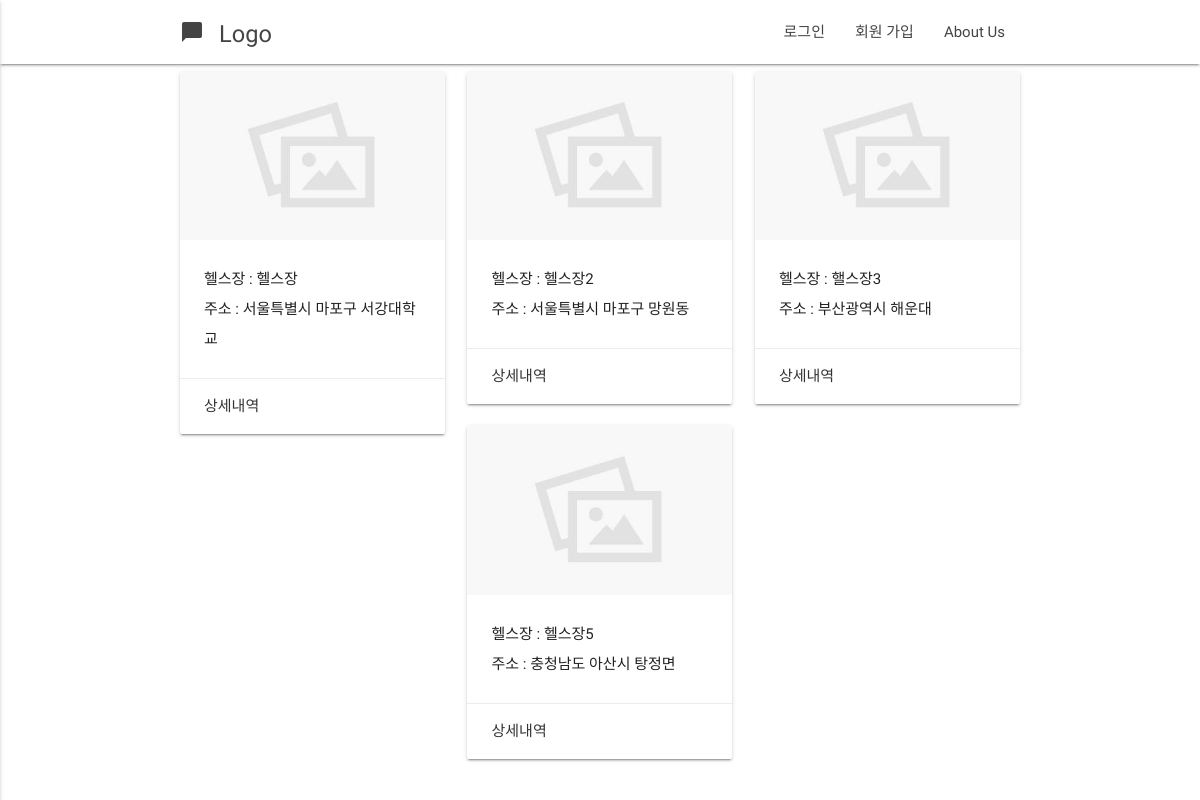
Before: /healthclub/list/ with the older database file.
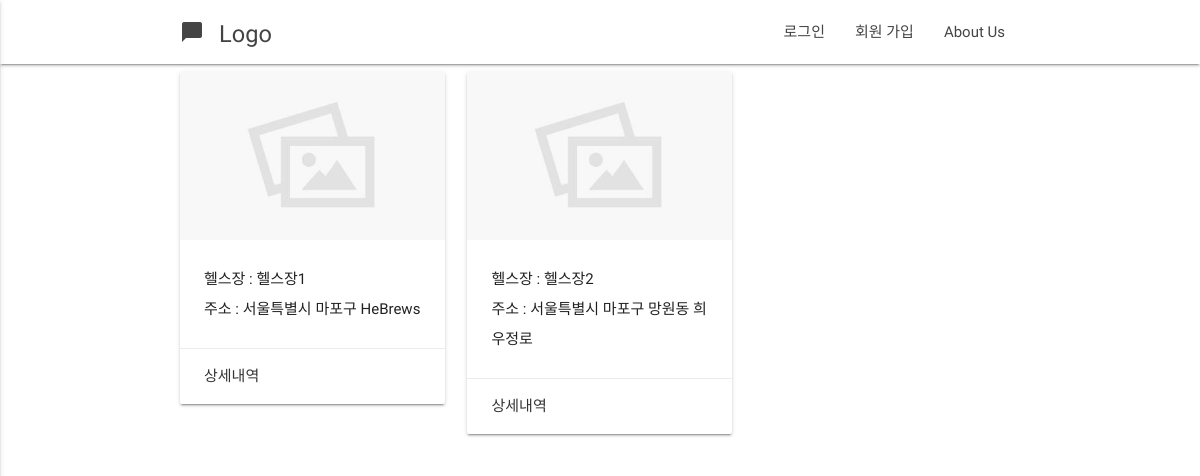
After: the same page with the newer database file.
### healthclub/models.py (models this page shows, shortened)
class HealthClub(models.Model):
    name      = models.CharField(max_length = 120)
    address   = models.CharField(max_length = 200)
    master    = models.ForeignKey(User)
    photo     = models.ImageField(blank=True)
    member    = models.IntegerField(default = 0)
    price1    = models.IntegerField(default = 0, blank = True)
    price2    = models.IntegerField(default = 0, blank = True)
    price3    = models.IntegerField(default = 0, blank = True)
    price6    = models.IntegerField(default = 0, blank = True)
    price12   = models.IntegerField(default = 0, blank = True)
    detail   = models.CharField(max_length = 1000, blank = True)
    timestamp = models.DateTimeField(auto_now=True)
    updated = models.DateTimeField(auto_now_add=True)

### healthclub/views.py (the view)
class HealthClubListView(ListView):
    def get_queryset(self):
        return HealthClub.objects.all().order_by('updated')

### healthclub/templates/healthclub/healthclub_list.html (shortened to what this page needs)
{% extends "base.html"  %}
{% load staticfiles %}
{%block content%}
<div class="container">
    <div class="col s12 m4">
        <div class="row">
            {% for obj in object_list %}
            <div class="col s12 m4">
              <div class="card">
                <div class="card-image">
                  {% if obj.photo %}
                  <img src="{{obj.photo.url}}">
                  {%else%}
                  <img src="{% static 'images/default_image.jpg' %}">
                  {% endif %}
                    </div>
                    <div class="card-content">
                      <p>헬스장 : {{obj.name}}</p>
                      <p>주소 : {{obj.address}}</p>
                    </div>
                    <div class="card-action">
                  <a href="{% url 'healthclub:detail' pk=obj.id %}">상세내역</a>
                </div>
              </div>
            </div>
             {% endfor %}
        </div>
    </div>
</div>
{%endblock content%}

### templates/base.html (shortened to what this page needs)
{% load staticfiles %}
<!DOCTYPE html>
<html lang="en">
<head>
  <link href="{% static 'css/materialize.css' %}" type="text/css" rel="stylesheet" media="screen,projection"/>
  <link href="{% static 'css/style.css' %}" type="text/css" rel="stylesheet" media="screen,projection"/>
</head>
<body>
    <nav class="white" role="navigation" >
    <div class="nav-wrapper container">
      <a id="logo-container" href="/" class="brand-logo"> <small>Logo</small><i class="large material-icons">chat_bubble</i></a>
      <ul class="right hide-on-med-and-down">
        {% if request.user.is_anonymous %}
        <li><a href="/login">로그인</a></li>
        <li><a href="/register">회원 가입</a></li>
        <li><a href="/">About Us</a></li>
        {% elif request.user.profile.is_health_master %}
        <li><a href="/">고객 현황</a></li>
        <li><a href="/healthclub/create">헬스장 등록 / 정보 변경</a></li>
        <li><a href="/logout">로그아웃</a></li>
        {% else %}
        <li><a href="/healthclub/list">헬스장 등록/변경</a></li>
        <li><a href="/profiles/mypage">마이페이지</a></li>
        <li><a href="/">About Us</a></li>
        <li><a href="/logout">로그아웃</a></li>
        {% endif %}
      </ul>
    </div>
  </nav>
    {% block content %}{% endblock %}
</body>
</html>

### static/css/style.css (style rules this page uses)
nav ul a, nav .brand-logo { color: #444; }
p { line-height: 2rem; }

Changed rows visible on the page:
removed HealthClub: name "핼스장3", address "부산광역시 해운대"
removed HealthClub: name "헬스장5", address "충청남도 아산시 탕정면"
changed HealthClub: name "헬스장" → "헬스장1"; address "서울특별시 마포구 서강대학교" → "서울특별시 마포구 HeBrews"
changed HealthClub "헬스장2": address "서울특별시 마포구 망원동" → "서울특별시 마포구 망원동 희우정로"
